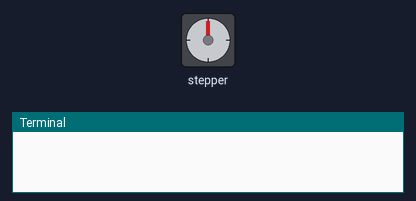
A program run on a simulated Raspberry Pi (header pin numbers). On the bench: stepper motor, the last lines printed to the terminal. The stepper is drawn at 2048 steps a turn; the clock reads 2024-03-15 10:24:30 at power-on unless the program sets it. At 23.5 s the program stops and its outputs stay as they are.

Above: at 0.15 s.
At 5.85 s:
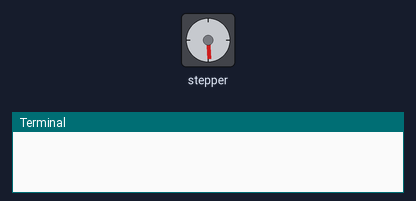
At 11.85 s:
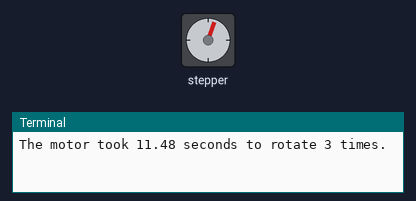
At 23.5 s:
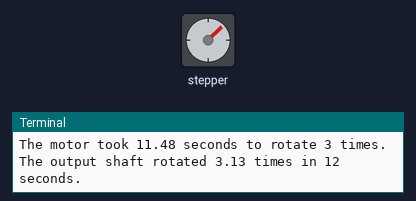
Timing chart, 0 to 25.0 s (numbered marks = the images above):
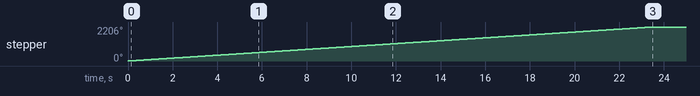

The program:

28BYJ-48_ULN2003.py
```python
# 28BYJ-48_ULN2003

# Raspberry Pi Schematics
# https://datasheets.raspberrypi.com/rpi4/raspberry-pi-4-reduced-schematics.pdf

# 28BYJ-48 Stepper Motor
# https://www.makerguides.com/wp-content/uploads/2019/04/28byj48-Stepper-Motor-Datasheet.pdf

# ULN2003 Stepper Motor Driver PCB
# https://www.makerguides.com/wp-content/uploads/2019/04/ULN2003-Stepper-Motor-Driver-PCB.pdf

# RPi.GPIO
# https://sourceforge.net/projects/raspberry-gpio-python/


import RPi.GPIO as GPIO
from time import sleep, time
import sys


def init_motor_phases(pins: tuple) -> tuple:
    """Initialize the motor and return the phases.

    Keyword arguments:
    pins -- The pins connected to the motor.
    """

    # Set GPIO to use the pin number on the RPi board.
    GPIO.setmode(GPIO.BOARD)

    # Set all of our pins to output mode.
    GPIO.setup(pins, GPIO.OUT)

    # The 28BYJ-48 motor uses 4 full step phases.
    # This variable is tuple of four tuples that we used to track what pin
    # should be set to high or low during each phase. The phases are listed
    # in the correct order to make the motor spin clockwise.
    phases = (
        (GPIO.HIGH, GPIO.HIGH, GPIO.LOW, GPIO.LOW),
        (GPIO.LOW, GPIO.HIGH, GPIO.HIGH, GPIO.LOW),
        (GPIO.LOW, GPIO.LOW, GPIO.HIGH, GPIO.HIGH),
        (GPIO.HIGH, GPIO.LOW, GPIO.LOW, GPIO.HIGH),
    )

    return phases


def run_rotations(rotations, motor_steps, gear_ratio, pins, step_time):
    """Run the motor for the specified number of rotations.

    Keyword arguments:
    rotations -- Set the number of times to rotate the motor.
    motor_steps -- Set the number of full steps per motor rotation.
    gear_ratio -- Set the number of motor rotations per output shaft rotation.
    pins -- Set the pins connected to the motor.
    step_time -- Set how long to wait between motor steps.
    """

    # Initialize the motor and phases.
    phases = init_motor_phases(pins)

    # Initialize a variable to keep track of how many steps we take.
    steps = 0

    # Calculate the number of steps required.
    stop_step = rotations * motor_steps * gear_ratio

    # Start timer.
    start_time = time()

    # Keep stepping through the phases until it is time to stop.
    while steps < stop_step:
        GPIO.output(pins, phases[steps % 4])
        steps += 1
        sleep(step_time)

    # Stop timer.
    stop_time = time()

    # Calculate and print how many seconds the motor was running.
    run_time = stop_time - start_time
    print(f"The motor took {run_time:2.2f} seconds to rotate {rotations} times.")

    # This returns the GPIO to its initial state.
    GPIO.cleanup()


def run_seconds(seconds, motor_steps, gear_ratio, pins, step_time):
    """Run the motor for the specified number of seconds.

    Keyword arguments:
    seconds -- Set the number of seconds to run the motor.
    motor_steps -- Set the number of full steps per motor rotation.
    gear_ratio -- Set the number of motor rotations per output shaft rotation.
    pins -- Set the pins connected to the motor.
    step_time -- Set how long to wait between motor steps.
    """

    # Initialize the motor and phases.
    phases = init_motor_phases(pins)

    # Initialize a variable to keep track of how many steps we take.
    steps = 0

    # Calculate the time to stop spinning the motor.
    stop_time = time() + seconds

    # Keep stepping through the phases until it is time to stop.
    while time() < stop_time:
        GPIO.output(pins, phases[steps % 4])
        steps += 1
        sleep(step_time)

    # Calculate the number of steps to complete one entire rotation.
    steps_per_output_shaft_rotation = motor_steps * gear_ratio

    # Calculate and print how many times the output shaft rotated.
    output_shaft_rotations = steps / steps_per_output_shaft_rotation
    print(
        f"The output shaft rotated {output_shaft_rotations:2.2f} times in {seconds} seconds."
    )

    # This returns the GPIO to its initial state.
    GPIO.cleanup()


def main():

    run_rotations(
        rotations=3,
        motor_steps=32,
        gear_ratio=64,
        pins=(31, 33, 35, 37),
        step_time=0.00186,
    )

    run_seconds(
        seconds=12,
        motor_steps=32,
        gear_ratio=64,
        pins=(31, 33, 35, 37),
        step_time=0.00186,
    )


if __name__ == "__main__":
    sys.exit(main())
```

Measured:
- by itself, stepper: turns 2206° clockwise in 23.5 s
